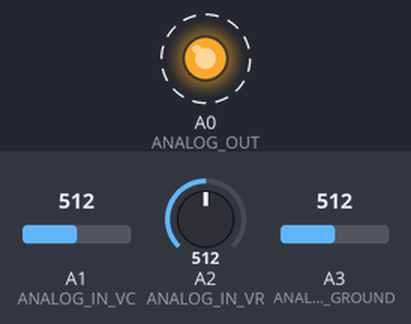
A sketch run on a simulated Arduino Zero (SAMD21). Parts: output pins drawn as LEDs (lit = HIGH). Dashed ring = blinking. Inputs (shaded band) come from the test bench; at power-on: A2 (ANALOG_IN_VR) = 512, A1 (ANALOG_IN_VC) = 512, A3 (ANALOG_IN_GROUND) = 512 (analog values on the 0–1023 scale). What the sketch prints to the serial monitor is not drawn.

Above: at 4.25 s.
4.3 s: A2 (ANALOG_IN_VR) set to 716
Timing chart, 0 to 13.3 s (numbered marks = the images above; inputs shaded):
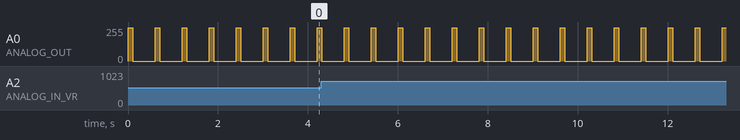

Measured:
- by itself, A0 (ANALOG_OUT): alternates 249/255 for 0.10 s and 0/255 for 0.50 s

The sketch:

cycle_debug.ino
```cpp
//july 6th, continuous pulse w/ data
// checking against scope measurements
// 14.553 read time, this is 366 for 3 reads (16ms) - not using data points anymore
// 14.553, 1103 for 1 read (16ms)
// unloaded voltage keeps fluctuating, why??? - averaging wrong, fixed
// also looks like the read time might be inaccurate - fixed
// the Vunloaded and Vloaded are about .01V off from the actual values (measured on keysight multimeter)
// 3.307 - 3.192 = .115

// 2021.July.12 - measured resistance of 100 ohm resistor, was 98.4 changed in code
// remeasured the ohms of the 47k resistor and 100ohm resistor, multipling by 5.766629 now 1:5.766629 divider

//2021.July.13 - measured 51.6 ohms of resistance for function generator

//2021.July.14 ask about Rth vs Current draw tomorrow, sonal circuit - the results not expected, i am going to need to code resistance vs current then i can check it against
//sonal data (constant 555 output)


#define ANALOG_OUT A0
#define ANALOG_IN_VC A1
#define ANALOG_IN_VR A2
#define ANALOG_IN_GROUND A3

float Vdiff; // voltage between unloaded and loaded
float Vunloaded; // voltage of device under test when the current through the base/gate is 0
float Vloaded;  // voltage of device under test when current through base/gate is non 0
float Vr;  // voltage of sense resistor
float Vground; // ground voltage value in the breadboard
float sum = 0.0;
float VR_average; // average of VR values
float counter;
float counter2;
float SumVload;
float average_Vload;
float Vunload_sum;
float average_Vunload;
float Vtemp;
float I;
float R_th;
float tempLoad, tempUnload;
int dataPoints;
int dutyCycle;
int printCount = 0;

void setup() {
  // put your setup code here, to run once:
  analogWriteResolution(10); //
  analogReadResolution(12);
  //SerialUSB.begin(9600); // sets the baud rate coming in
  dataPoints = 0;
  sum = 0;
  SumVload = 0.0;
  Vunload_sum = 0.0;
  counter = 0.0; counter2 = 0.0;

}

void loop() {
  analogWrite(ANALOG_OUT, 0);
  // 6 POWER LINE CYCLES, 16MS. with the read function being called 3 times, and 368 data points, that's 16ms. so we're doing 96ms
  delay(1);

  //for(int i = 0; i < 4; i++){
  // turn on the voltage to the output pin, 1023 is 3.3V, setting this to 1v rn
  // write the output high, around 2v
  //analogWrite(ANALOG_OUT, 642);
  long iTimeOn_usec, iTimeOff_usec;
  float executionTimeOn_usec, executionTimeOff_usec;
  for (int i = 0; i < 9; i++) {

    // timing the on time

    analogWrite(ANALOG_OUT, 1000);
    delay(4);

    iTimeOn_usec = micros();
    while(micros() < 96000 + iTimeOn_usec){// on for 96ms

      // read the voltage coming in from the input pins
      Vr = analogRead(ANALOG_IN_VR) * 3.3 / 4096.0;
      Vground = analogRead(ANALOG_IN_GROUND) * 3.3 / 4096.0;
      Vloaded = analogRead(ANALOG_IN_VC) * 5.766629 * 3.3 / 4096.0;

      // voltage across sense resistor
      // the reason why the difference is being taken here is because
      // the ground on the output pin isn't actually 0, so the difference has to be removed (the voffset)
      float Vdiff = Vr - Vground;


      // averaging all the voltages measured across the sense resistor and Vc (collector voltage into transistor) from the device under test
      sum += Vdiff;
      counter = counter + 1.0;
      SumVload += Vloaded;
      dataPoints++;

    }
    executionTimeOn_usec = (micros() - iTimeOn_usec);

    // calculate the unloaded voltage
    analogWrite(ANALOG_OUT, 0);
    delay(4);

    iTimeOff_usec = micros();
    while (micros() < 96000 + 400000 +iTimeOff_usec) { // off for 96ms
      Vunloaded = analogRead(ANALOG_IN_VC) * 5.766629 * 3.3 / 4096.0;
      counter2 = counter2 + 1.0;
      Vunload_sum += Vunloaded;

    }
    executionTimeOff_usec = (micros() - iTimeOff_usec);

  }

  VR_average = (float)sum / (counter + 1);
  average_Vload = (float)SumVload / (counter + 1);
  sum = VR_average;
  SumVload = average_Vload;
  counter = 1;

  average_Vunload = (float)Vunload_sum / (counter2+1);
  Vunload_sum = average_Vunload;
  counter2 = 1;


  // calculate the difference in voltage between DUT and Vc (voltage measured from collector)
  Vtemp = average_Vunload - average_Vload;

  // calculate the current
  I = (float)VR_average / .984; // using a 100 ohm resistor, but it's actually 98.4 ohms

  // calculate the value for RTH
  R_th = (float)Vtemp / I;
  //}


  // print all the values
  SerialUSB.println(executionTimeOn_usec,3);
  SerialUSB.println(executionTimeOff_usec, 3);
  SerialUSB.print("This is the voltage diff between loaded and unloaded: ");
  SerialUSB.println(Vtemp, 4);
  SerialUSB.print("This is the loaded voltage: ");
  SerialUSB.println(average_Vload, 4);
  SerialUSB.print("This is the unloaded voltage: ");
  SerialUSB.println(average_Vunload, 4);
  SerialUSB.print("This is the current: ");
  SerialUSB.println(I, 4);
  SerialUSB.print("This is RTH: ");
  SerialUSB.println(R_th);
  SerialUSB.print("voltage across the resistor?: ");
  SerialUSB.println(VR_average, 4);
  SerialUSB.println(" ");
  SerialUSB.println(" ");

  delay(2);

}
```

func_timing.ino
```cpp
/*
void func_timing(){
  long iTime0_usec;
  float executionTime_usec;

  pinMode(2, OUTPUT);

  iTime0_usec = micros();
  for(int i = 1; i <= 1000; i++){
    V_ADC1_adu = analogRead(1);
  }
  executionTime_usec = (micros() - iTime0-usec) / 10000.0;
  SerialUSB.println(executionTime_usec, 3);
}
*/
```
